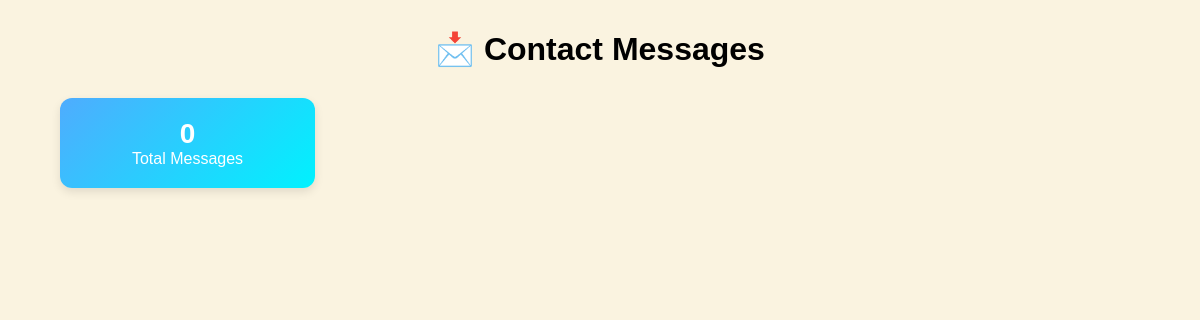
Before: /admin/admin_messages.php with the older database file.
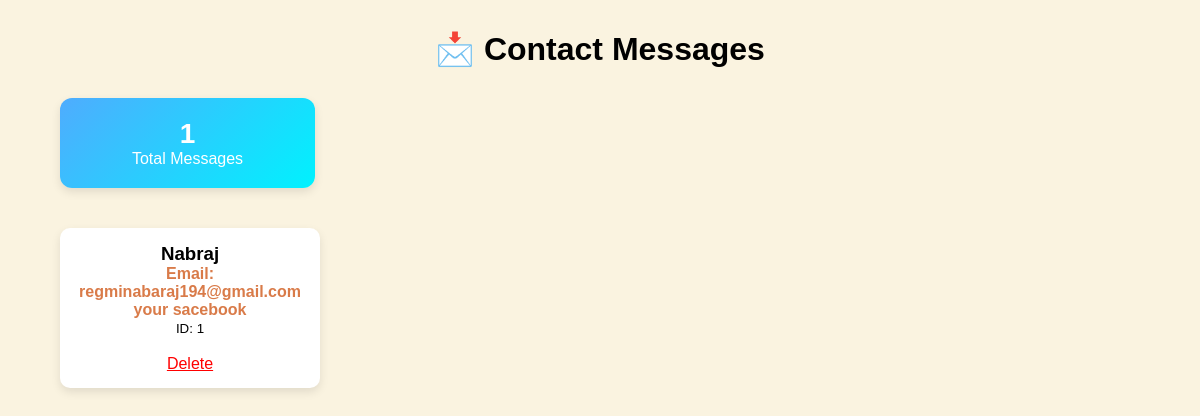
After: the same page with the newer database file.
### tables this page shows
CREATE TABLE `contact_messages` (
  `id` int(11) NOT NULL,
  `name` varchar(100) DEFAULT NULL,
  `email` varchar(100) DEFAULT NULL,
  `subject` varchar(255) DEFAULT NULL,
  `message` text DEFAULT NULL,
  `sent_at` timestamp NOT NULL DEFAULT current_timestamp()
);

### admin/admin_messages.php (the view, shortened to what this page needs)
<?php
include '../php/config.php';
$messages = mysqli_query($conn,"SELECT * FROM contact_messages ORDER BY id DESC");
?>
<!DOCTYPE html>
<html>
<head>
    <link rel="stylesheet" href="../css/style.css">
</head>
<body>
<div class="dashboard">
<h1>📩 Contact Messages</h1>
<div class="cards">
    <div class="card">
        <h2><?php echo mysqli_num_rows($messages); ?></h2>
        <p>Total Messages</p>
    </div>
</div>
<div class="product-grid">
<?php while($m = mysqli_fetch_assoc($messages)){ ?>
    <div class="product-card">
        <h3><?php echo $m['name']; ?></h3>
        <p><b>Email:</b> <?php echo $m['email']; ?></p>
        <p><?php echo $m['message']; ?></p>
        <small>ID: <?php echo $m['id']; ?></small>
        <br><br>
        <a href="delete_message.php?id=<?php echo $m['id']; ?>"
           style="color:red;">
           Delete
        </a>
    </div>
<?php } ?>
</div>
</div>
</body>
</html>

### css/style.css (style rules this page uses)
* { margin:0; padding:0; box-sizing:border-box; font-family:'Poppins',sans-serif; }
body { background:#FAF3E0; }
body { transition: 0.3s ease; }
.product-grid { display:flex; justify-content:center; gap:25px; flex-wrap:wrap; margin-top:40px; }
.product-card { width:260px; background:#FFFDF8; border-radius:20px; overflow:hidden; box-shadow:0 10px 25px rgba(0,0,0,0.12); transition:0.4s; }
.product-card p { color:#D97B49; font-weight:bold; }
.product-card { transition:0.3s; cursor:pointer; }
.dashboard { width: 90%; margin: auto; font-family: Arial; }
.dashboard h1 { text-align: center; margin: 30px 0; }
.cards { display: grid; grid-template-columns: repeat(4,1fr); gap: 20px; margin-bottom: 30px; }
.card { background: linear-gradient(135deg,#4facfe,#00f2fe); color: white; padding: 20px; border-radius: 12px; text-align: center; box-shadow: 0 4px 10px rgba(0,0,0,0.1); }
.card h2 { font-size: 28px; }
.product-grid { display: grid; grid-template-columns: repeat(4,1fr); gap: 20px; }
.product-card { background: #fff; padding: 15px; border-radius: 10px; box-shadow: 0 4px 10px rgba(0,0,0,0.1); text-align: center; }

Changed rows visible on the page:
added contact_messages: name "Nabraj", email "regminabaraj194@gmail.com", message "your sacebook", id "1"
Other visible differences:
mysqli_num_rows($messages): "0" → "1"
